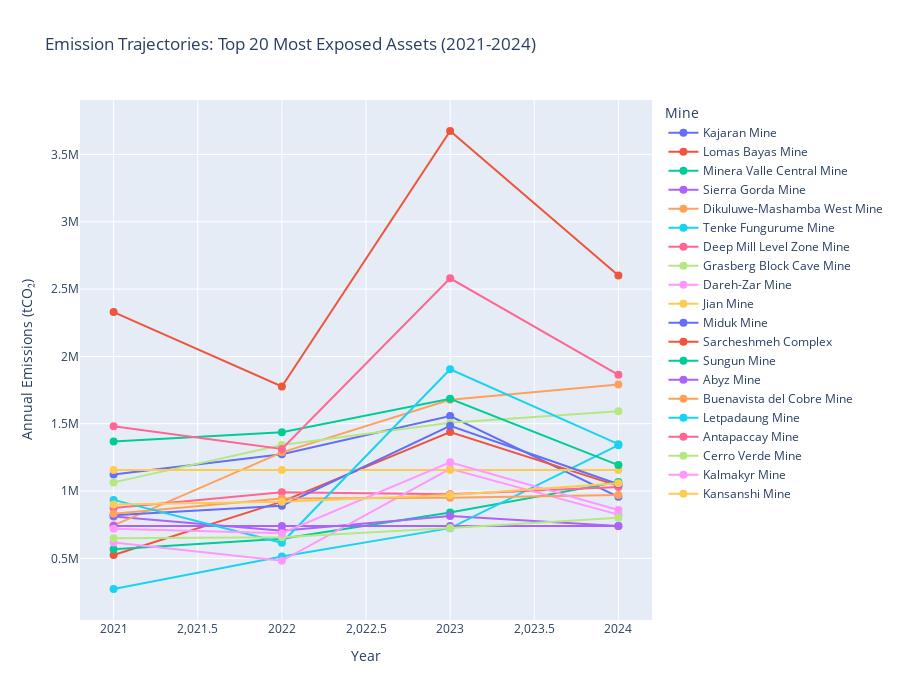

Notebook code cell kept with this figure:
### Markdown cell above
### 4.4 Visualization: Emission Trajectories for Top 20 Exposed Assets

### Code cell
# Get top 20 by carbon cost
top20_ids = df_financial.nlargest(20, 'carbon_cost_usd_100')['source_id'].tolist()

# Get their annual trends
top20_trends = annual_trends[annual_trends['source_id'].isin(top20_ids)]

# Create line plot
fig7 = px.line(
    top20_trends,
    x='year',
    y='emissions_t_co2e',
    color='source_name',
    markers=True,
    title='Emission Trajectories: Top 20 Most Exposed Assets (2021-2024)',
    labels={'emissions_t_co2e': 'Annual Emissions (tCO₂)', 'year': 'Year'},
    height=700
)

fig7.update_traces(line=dict(width=2), marker=dict(size=8))
fig7.update_layout(legend_title_text='Mine')

fig7.show()

print(" Shows whether high-exposure assets are improving or getting worse over time")

### Figure 1 — Plotly figure (JSON) as saved in the notebook; plotly's stock layout.template omitted (floating-point values rounded to 4 significant figures)
{"data": [{"hovertemplate": "source_name=Kajaran Mine<br>Year=%{x}<br>Annual Emissions (tCO₂)=%{y}<extra></extra>", "legendgroup": "Kajaran Mine", "line": {"color": "#636efa", "dash": "solid", "width": 2}, "marker": {"size": 8, "symbol": "circle"}, "mode": "lines+markers", "name": "Kajaran Mine", "orientation": "v", "showlegend": true, "type": "scatter", "x": [2021, 2022, 2023, 2024], "xaxis": "x", "y": [1123000.0, 1273000.0, 1556000.0, 956800.0], "yaxis": "y"}, {"hovertemplate": "source_name=Lomas Bayas Mine<br>Year=%{x}<br>Annual Emissions (tCO₂)=%{y}<extra></extra>", "legendgroup": "Lomas Bayas Mine", "line": {"color": "#EF553B", "dash": "solid", "width": 2}, "marker": {"size": 8, "symbol": "circle"}, "mode": "lines+markers", "name": "Lomas Bayas Mine", "orientation": "v", "showlegend": true, "type": "scatter", "x": [2021, 2022, 2023, 2024], "xaxis": "x", "y": [524513, 921245, 1438137, 1038655], "yaxis": "y"}, {"hovertemplate": "source_name=Minera Valle Central Mine<br>Year=%{x}<br>Annual Emissions (tCO₂)=%{y}<extra></extra>", "legendgroup": "Minera Valle Central Mine", "line": {"color": "#00cc96", "dash": "solid", "width": 2}, "marker": {"size": 8, "symbol": "circle"}, "mode": "lines+markers", "name": "Minera Valle Central Mine", "orientation": "v", "showlegend": true, "type": "scatter", "x": [2021, 2022, 2023, 2024], "xaxis": "x", "y": [568389, 644974, 841089, 1067961], "yaxis": "y"}, {"hovertemplate": "source_name=Sierra Gorda Mine<br>Year=%{x}<br>Annual Emissions (tCO₂)=%{y}<extra></extra>", "legendgroup": "Sierra Gorda Mine", "line": {"color": "#ab63fa", "dash": "solid", "width": 2}, "marker": {"size": 8, "symbol": "circle"}, "mode": "lines+markers", "name": "Sierra Gorda Mine", "orientation": "v", "showlegend": true, "type": "scatter", "x": [2021, 2022, 2023, 2024], "xaxis": "x", "y": [811409, 704645, 814980, 739840], "yaxis": "y"}, {"hovertemplate": "source_name=Dikuluwe-Mashamba West Mine<br>Year=%{x}<br>Annual Emissions (tCO₂)=%{y}<extra></extra>", "legendgroup": "Dikuluwe-Mashamba West Mine", "line": {"color": "#FFA15A", "dash": "solid", "width": 2}, "marker": {"size": 8, "symbol": "circle"}, "mode": "lines+markers", "name": "Dikuluwe-Mashamba West Mine", "orientation": "v", "showlegend": true, "type": "scatter", "x": [2021, 2022, 2023, 2024], "xaxis": "x", "y": [745372, 1287362, 1678579, 1791061], "yaxis": "y"}, {"hovertemplate": "source_name=Tenke Fungurume Mine<br>Year=%{x}<br>Annual Emissions (tCO₂)=%{y}<extra></extra>", "legendgroup": "Tenke Fungurume Mine", "line": {"color": "#19d3f3", "dash": "solid", "width": 2}, "marker": {"size": 8, "symbol": "circle"}, "mode": "lines+markers", "name": "Tenke Fungurume Mine", "orientation": "v", "showlegend": true, "type": "scatter", "x": [2021, 2022, 2023, 2024], "xaxis": "x", "y": [272240, 514202, 724159, 1340404], "yaxis": "y"}, {"hovertemplate": "source_name=Deep Mill Level Zone Mine<br>Year=%{x}<br>Annual Emissions (tCO₂)=%{y}<extra></extra>", "legendgroup": "Deep Mill Level Zone Mine", "line": {"color": "#FF6692", "dash": "solid", "width": 2}, "marker": {"size": 8, "symbol": "circle"}, "mode": "lines+markers", "name": "Deep Mill Level Zone Mine", "orientation": "v", "showlegend": true, "type": "scatter", "x": [2021, 2022, 2023, 2024], "xaxis": "x", "y": [874300.0, 991400.0, 975200.0, 1031000.0], "yaxis": "y"}, {"hovertemplate": "source_name=Grasberg Block Cave Mine<br>Year=%{x}<br>Annual Emissions (tCO₂)=%{y}<extra></extra>", "legendgroup": "Grasberg Block Cave Mine", "line": {"color": "#B6E880", "dash": "solid", "width": 2}, "marker": {"size": 8, "symbol": "circle"}, "mode": "lines+markers", "name": "Grasberg Block Cave Mine", "orientation": "v", "showlegend": true, "type": "scatter", "x": [2021, 2022, 2023, 2024], "xaxis": "x", "y": [1064000.0, 1342000.0, 1507000.0, 1593000.0], "yaxis": "y"}, {"hovertemplate": "source_name=Dareh-Zar Mine<br>Year=%{x}<br>Annual Emissions (tCO₂)=%{y}<extra></extra>", "legendgroup": "Dareh-Zar Mine", "line": {"color": "#FF97FF", "dash": "solid", "width": 2}, "marker": {"size": 8, "symbol": "circle"}, "mode": "lines+markers", "name": "Dareh-Zar Mine", "orientation": "v", "showlegend": true, "type": "scatter", "x": [2021, 2022, 2023, 2024], "xaxis": "x", "y": [617500.0, 481800.0, 1165000.0, 824600.0], "yaxis": "y"}, {"hovertemplate": "source_name=Jian Mine<br>Year=%{x}<br>Annual Emissions (tCO₂)=%{y}<extra></extra>", "legendgroup": "Jian Mine", "line": {"color": "#FECB52", "dash": "solid", "width": 2}, "marker": {"size": 8, "symbol": "circle"}, "mode": "lines+markers", "name": "Jian Mine", "orientation": "v", "showlegend": true, "type": "scatter", "x": [2021, 2022, 2023, 2024], "xaxis": "x", "y": [1156000.0, 1156000.0, 1156000.0, 1156000.0], "yaxis": "y"}, {"hovertemplate": "source_name=Miduk Mine<br>Year=%{x}<br>Annual Emissions (tCO₂)=%{y}<extra></extra>", "legendgroup": "Miduk Mine", "line": {"color": "#636efa", "dash": "solid", "width": 2}, "marker": {"size": 8, "symbol": "circle"}, "mode": "lines+markers", "name": "Miduk Mine", "orientation": "v", "showlegend": true, "type": "scatter", "x": [2021, 2022, 2023, 2024], "xaxis": "x", "y": [820500.0, 890900.0, 1484000.0, 1051000.0], "yaxis": "y"}, {"hovertemplate": "source_name=Sarcheshmeh Complex<br>Year=%{x}<br>Annual Emissions (tCO₂)=%{y}<extra></extra>", "legendgroup": "Sarcheshmeh Complex", "line": {"color": "#EF553B", "dash": "solid", "width": 2}, "marker": {"size": 8, "symbol": "circle"}, "mode": "lines+markers", "name": "Sarcheshmeh Complex", "orientation": "v", "showlegend": true, "type": "scatter", "x": [2021, 2022, 2023, 2024], "xaxis": "x", "y": [2329000.0, 1777000.0, 3674000.0, 2601000.0], "yaxis": "y"}, {"hovertemplate": "source_name=Sungun Mine<br>Year=%{x}<br>Annual Emissions (tCO₂)=%{y}<extra></extra>", "legendgroup": "Sungun Mine", "line": {"color": "#00cc96", "dash": "solid", "width": 2}, "marker": {"size": 8, "symbol": "circle"}, "mode": "lines+markers", "name": "Sungun Mine", "orientation": "v", "showlegend": true, "type": "scatter", "x": [2021, 2022, 2023, 2024], "xaxis": "x", "y": [1368000.0, 1437000.0, 1685000.0, 1193000.0], "yaxis": "y"}, {"hovertemplate": "source_name=Abyz Mine<br>Year=%{x}<br>Annual Emissions (tCO₂)=%{y}<extra></extra>", "legendgroup": "Abyz Mine", "line": {"color": "#ab63fa", "dash": "solid", "width": 2}, "marker": {"size": 8, "symbol": "circle"}, "mode": "lines+markers", "name": "Abyz Mine", "orientation": "v", "showlegend": true, "type": "scatter", "x": [2021, 2022, 2023, 2024], "xaxis": "x", "y": [739700.0, 739700.0, 739700.0, 739700.0], "yaxis": "y"}, {"hovertemplate": "source_name=Buenavista del Cobre Mine<br>Year=%{x}<br>Annual Emissions (tCO₂)=%{y}<extra></extra>", "legendgroup": "Buenavista del Cobre Mine", "line": {"color": "#FFA15A", "dash": "solid", "width": 2}, "marker": {"size": 8, "symbol": "circle"}, "mode": "lines+markers", "name": "Buenavista del Cobre Mine", "orientation": "v", "showlegend": true, "type": "scatter", "x": [2021, 2022, 2023, 2024], "xaxis": "x", "y": [831886, 944688, 950698, 970100], "yaxis": "y"}, {"hovertemplate": "source_name=Letpadaung Mine<br>Year=%{x}<br>Annual Emissions (tCO₂)=%{y}<extra></extra>", "legendgroup": "Letpadaung Mine", "line": {"color": "#19d3f3", "dash": "solid", "width": 2}, "marker": {"size": 8, "symbol": "circle"}, "mode": "lines+markers", "name": "Letpadaung Mine", "orientation": "v", "showlegend": true, "type": "scatter", "x": [2021, 2022, 2023, 2024], "xaxis": "x", "y": [934076, 615551, 1904494, 1348314], "yaxis": "y"}, {"hovertemplate": "source_name=Antapaccay Mine<br>Year=%{x}<br>Annual Emissions (tCO₂)=%{y}<extra></extra>", "legendgroup": "Antapaccay Mine", "line": {"color": "#FF6692", "dash": "solid", "width": 2}, "marker": {"size": 8, "symbol": "circle"}, "mode": "lines+markers", "name": "Antapaccay Mine", "orientation": "v", "showlegend": true, "type": "scatter", "x": [2021, 2022, 2023, 2024], "xaxis": "x", "y": [1481046, 1312257, 2580000.0, 1863345], "yaxis": "y"}, {"hovertemplate": "source_name=Cerro Verde Mine<br>Year=%{x}<br>Annual Emissions (tCO₂)=%{y}<extra></extra>", "legendgroup": "Cerro Verde Mine", "line": {"color": "#B6E880", "dash": "solid", "width": 2}, "marker": {"size": 8, "symbol": "circle"}, "mode": "lines+markers", "name": "Cerro Verde Mine", "orientation": "v", "showlegend": true, "type": "scatter", "x": [2021, 2022, 2023, 2024], "xaxis": "x", "y": [648328, 657338, 725940, 801559], "yaxis": "y"}, {"hovertemplate": "source_name=Kalmakyr Mine<br>Year=%{x}<br>Annual Emissions (tCO₂)=%{y}<extra></extra>", "legendgroup": "Kalmakyr Mine", "line": {"color": "#FF97FF", "dash": "solid", "width": 2}, "marker": {"size": 8, "symbol": "circle"}, "mode": "lines+markers", "name": "Kalmakyr Mine", "orientation": "v", "showlegend": true, "type": "scatter", "x": [2021, 2022, 2023, 2024], "xaxis": "x", "y": [719800.0, 686800.0, 1214000.0, 859200.0], "yaxis": "y"}, {"hovertemplate": "source_name=Kansanshi Mine<br>Year=%{x}<br>Annual Emissions (tCO₂)=%{y}<extra></extra>", "legendgroup": "Kansanshi Mine", "line": {"color": "#FECB52", "dash": "solid", "width": 2}, "marker": {"size": 8, "symbol": "circle"}, "mode": "lines+markers", "name": "Kansanshi Mine", "orientation": "v", "showlegend": true, "type": "scatter", "x": [2021, 2022, 2023, 2024], "xaxis": "x", "y": [899635, 919483, 969821, 1058410], "yaxis": "y"}], "layout": {"height": 700, "legend": {"title": {"text": "Mine"}, "tracegroupgap": 0}, "title": {"text": "Emission Trajectories: Top 20 Most Exposed Assets (2021-2024)"}, "xaxis": {"anchor": "y", "domain": [0, 1], "title": {"text": "Year"}}, "yaxis": {"anchor": "x", "domain": [0, 1], "title": {"text": "Annual Emissions (tCO₂)"}}}}
